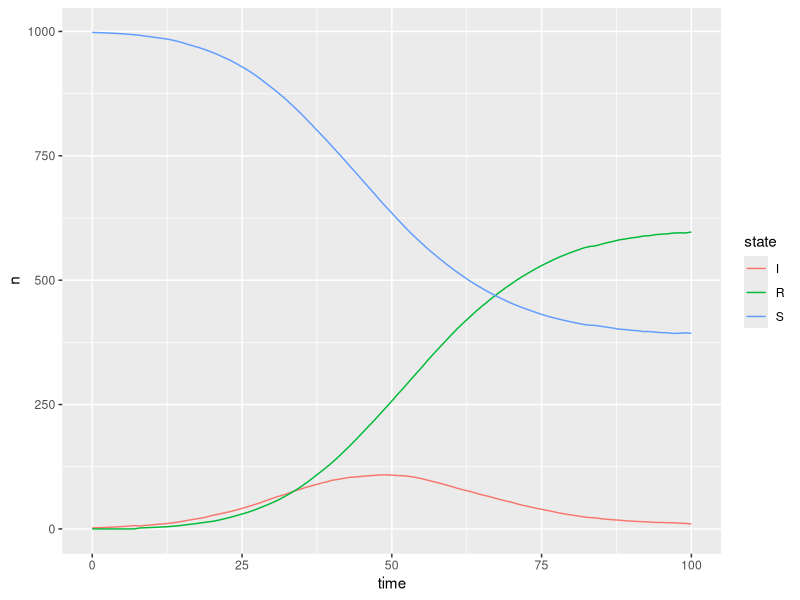
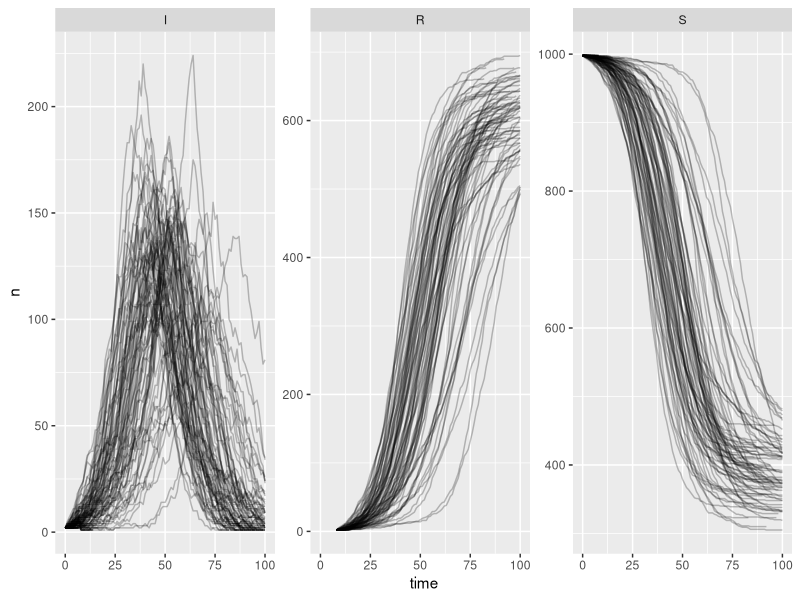
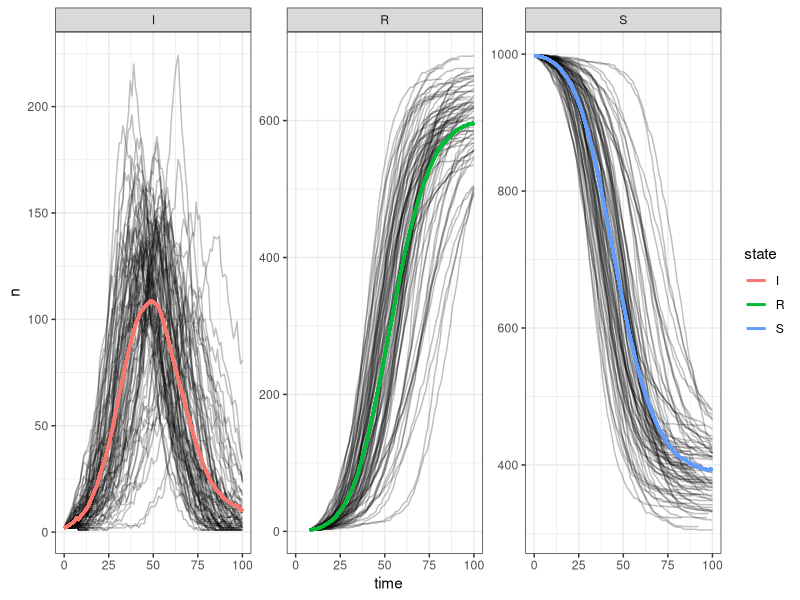

Generate these figures, in order, with R:

rm(list=ls()) 
library(tidyverse)

##########################
#### Helper Functions ####
##########################

## Flip a vector of weighted coins ---------------------------------------------

flip_coin <- function(probs){
  #as.logical(rbinom(length(probs),1,probs))
  runif(length(probs))<probs
}

# flip_coin(c(0.1,0.3,0.5,0.6,0.9)) # example


###############################
#### Simulation Parameters ####
###############################

## Specify a simulation control function for holding parameters ----------------


sim_ctrl <- function(n_agents=1000, n_days = 100, susceptibility = .1, infectivity = .65,
                     duration = 7, init_infect = 2, daily_contacts = 3, contact_prob = NULL){
  
  # contact prob if using # of daily contacts
  if (is.null(contact_prob)) {contact_prob <- daily_contacts/n_agents}
  
  # constuct contact matrix
  cm <- matrix(contact_prob,n_agents,n_agents)
  diag(cm) <- 0                              # make diagonals 0
  cm[lower.tri(cm)] <- t(cm)[lower.tri(cm)]  # make symetric
  
  # build output parameter list
  list(n_agents = n_agents,             # Number of agents (patients or HCWs) to simulate
       n_days = n_days,                 # Number of days to run simulation)
       susceptibility = susceptibility, # how susceptible agents are
       infectivity = infectivity,       # how infective agents are that are infected
       duration = duration,             # how many periods the infection lasts
       init_infect = init_infect,       # initial number of infections to seed
       cm = cm)                         # contact matrix
}

# sim_ctrl(daily_contacts = 5) # example

########################################
#### Simulation Procedure Functions ####
########################################

## Build Patients --------------------------------------------------------------

# Write a function that builds a set of agents for the simulator

build_patients <- function(sim_params = sim_ctrl()){
  
  infect_index <- sample(sim_params$n_agents, size = sim_params$init_infect)
  
  tibble(agent = 1:sim_params$n_agents,
         time = 1L,
         state = ifelse(agent %in% infect_index, "I", "S"),
         days_infected = ifelse(state == "I", 1L, 0L),
         #days_infected = ifelse(state == "I", sample(1:duration,init_infect), 0L),
         susceptibility = sim_params$susceptibility,
         transmisibility = sim_params$infectivity,
         trans_ind = NA)
}

# build_patients() 

# sim_ctrl(susceptibility = 0.2) %>% 
#   build_patients() 


## Make Interactions -----------------------------------------------------------

# Write a function that makes the patients interact with one another and 
# determines what transmission occurred
make_interactions <- function(data, sim_params = sim_ctrl()){ 
  
  # Loop over agents
  
  # find infectious agents
  infectious_index <- which(data$state == "I")
  
  # create transmission vector placeholder
  trans_vec <- rep(FALSE, nrow(data))
  
  # looping over just infectious agents
  for (i in infectious_index){
    
    #### for each agent j != i
    
    # susceptibility of j * infectivity of i * contact probability 
    trans_prob <- data$susceptibility * data$transmisibility[i] * sim_params$cm[i,]
    
    # flip coin to determine transmissions
    tmp_trans_vec <- flip_coin(trans_prob)
    
    # add to our overall transmission vector
    trans_vec <- (trans_vec + tmp_trans_vec)>0
  }
  
  # add transmission indicator into data
  data %>% 
    mutate(trans_ind = trans_vec)
  
}

# build_patients() %>% 
#   make_interactions() %>% 
#   filter(trans_ind==TRUE)




## Update States ---------------------------------------------------------------

# Write a function that updates the states of all the agents in the simulator
# when we reach the end of a timestep

update_states <- function(data, sim_params = sim_ctrl()){
  
  # Update the the time step
  # Update the state from I to R if they hit the duration threshold
  out <- data %>% 
    mutate(time = time + 1L) %>% 
    mutate(state = ifelse(state == "I" & days_infected > sim_params$duration, "R", state))
  
  # add in the new infections from the trans_ind
  out <- out  %>% 
    mutate(state = ifelse(trans_ind==TRUE & state == "S", "I", state))
  
  # update the number of days infected
  out <- out  %>% 
    mutate(days_infected = ifelse(state == "I", days_infected+1L, 0L))
  
  return(out)
}

# build_patients() %>% 
#   make_interactions() %>% 
#   update_states() 

############################################
#### Main Simulation Procedure Function ####
############################################

## Build Single Simulation Function --------------------------------------------

# Write a function that incorporates the above steps to run through a single 
# trial of the simulation.

# Consider an intermediate function that computes statistics of interest at each
# stage of the simulation, then aggregate this into an output object

run_single_sim <- function(sim_params = sim_ctrl(), output_final_state = FALSE){
  
  # initial patients
  patients <- build_patients(sim_params = sim_params)
  
  # keep track of agent state history
  agent_history <- patients %>% 
    count(state) %>% 
    mutate(time = 0L)
  
  for (i in 1:sim_params$n_days) {
    
    # update patient states
    patients <- patients %>% 
      make_interactions(sim_params = sim_params) %>% 
      update_states(sim_params = sim_params)
    
    # update patient history
    tmp_agent_history <- patients %>% 
      count(state) %>% 
      mutate(time = i)
    
    # append patient history
    agent_history <- rbind(agent_history,tmp_agent_history)
    
    # how many infectious
    n_infectious <- sum(patients$state=="I")
    
    # stop simulation if no more infections 
    if (n_infectious == 0) { break }
    
  }
  
  if (output_final_state){
    
    # return output with final state
    return(list(agent_history = agent_history,
                final_state = patients))
    
  } else {
    
    return(agent_history)
    
  }
  
}

# run_single_sim(output_final_state = TRUE)

## Build Multiple Trial Simulation Function ------------------------------------

# Write final simulation function that allows for multiple trials (later you may
# want to rewrite this to run in parallel)

run_sim <- function(trials = 10, sim_params = sim_ctrl()){
  
  tibble(trials = 1:trials) %>% 
    mutate(results = map(trials, ~run_single_sim(sim_params = sim_params))) %>% 
    unnest(cols = c(results))
  
}

res <- run_sim()

## Parallel Version of Run Sim -------------------------------------------------

library(parallel)
detectCores(logical = FALSE)


run_sim_mc <- function(trials = 10, sim_params = sim_ctrl(), cores = 4){
  
  tmp <- mclapply(1:trials,
                  function(x) run_single_sim(sim_params = sim_params), 
                  mc.cores = cores)
  
  res <- enframe(tmp,name = "trials") %>% 
    unnest(cols = c(value))
 
  return(res) 
}

# generate results for 100 trials using 5 cores
tmp <- run_sim_mc(trials = 100, cores = 5)


###########################
#### Visualize Results ####
###########################

## Visualize average trend across trials ---------------------------------------

tmp %>% 
  pivot_wider(names_from = state, 
              values_from = n,
              values_fill = 0) %>% 
  group_by(time) %>% 
  summarise_at(vars(I:R), list(mean)) %>% 
  pivot_longer(cols = I:R,
               names_to = "state",
               values_to = "n") %>% 
  ggplot(aes(x = time, y = n, color = state)) +
  geom_line() 


## Visualize curves across all simulations -------------------------------------

tmp %>% 
  ggplot(aes(time,n,order = as.factor(trials))) +
  geom_line(alpha = 0.25) +
  facet_wrap(~state, scale = "free_y")


# overlay mean

means_vals <- tmp %>% 
  pivot_wider(names_from = state, 
              values_from = n,
              values_fill = 0) %>% 
  group_by(time) %>% 
  summarise_at(vars(I:R), list(mean)) %>% 
  pivot_longer(cols = I:R,
               names_to = "state",
               values_to = "mean_n")

# Add mean to graph
tmp %>% 
  inner_join(means_vals) %>% 
  ggplot(aes(time,n,order = as.factor(trials))) +
  geom_line(alpha = 0.25) +
  geom_line(aes(time,mean_n, color = state), size = 1) +
  facet_wrap(~state, scale = "free_y") +
  theme_bw()

